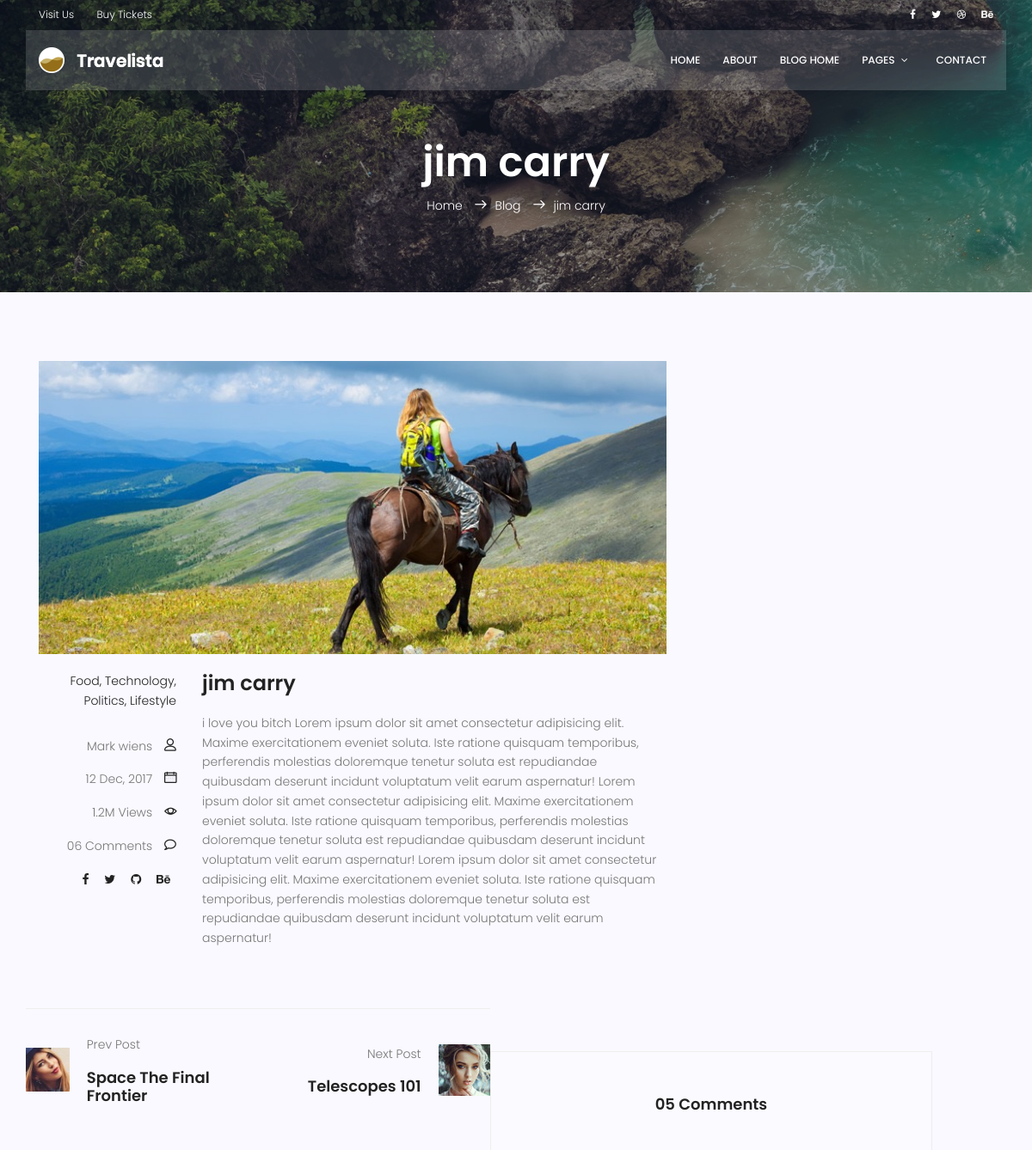
The page /blog/4 (upper part) on the database as committed earlier.
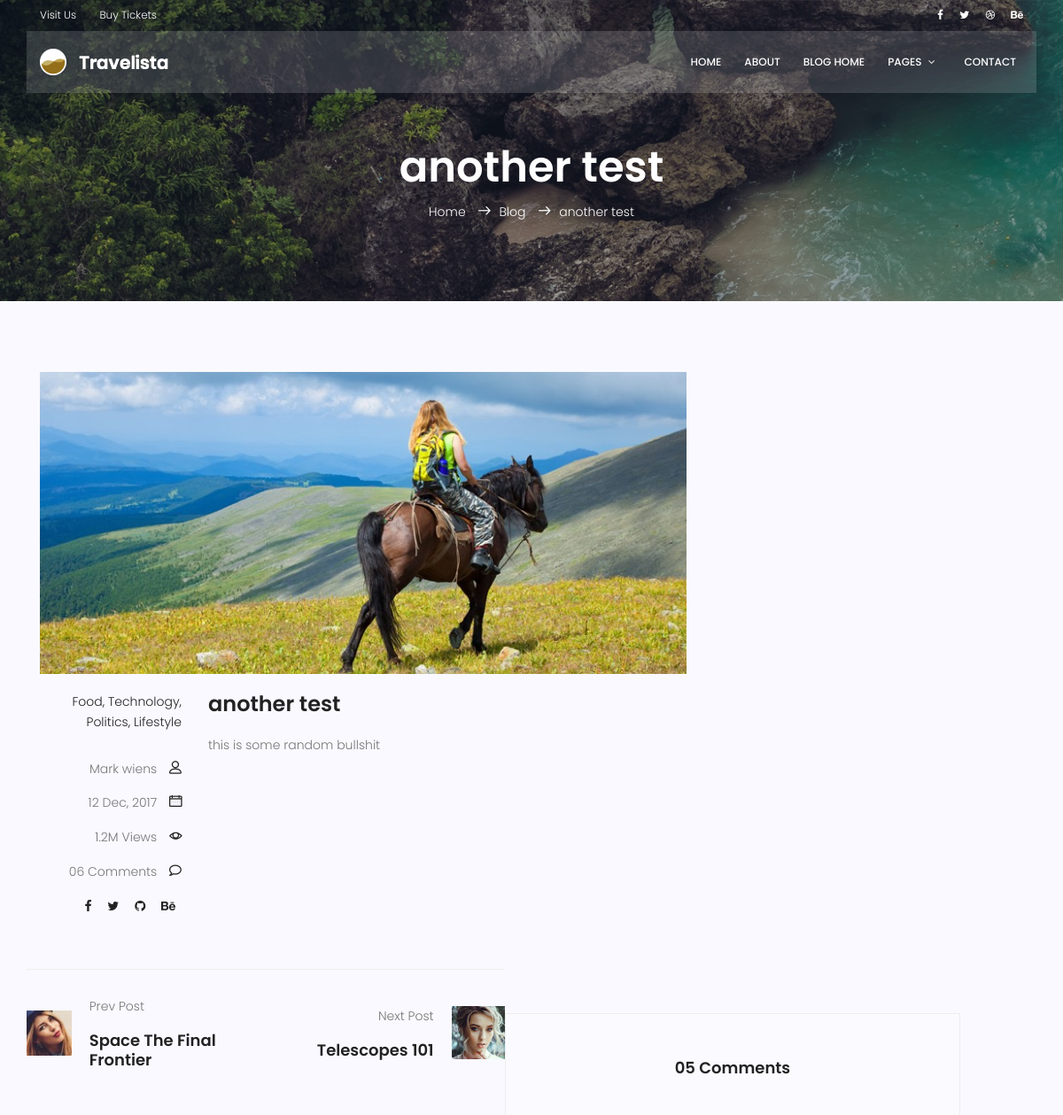
The same page on the database as committed later.
### blog/models.py (models this page shows, shortened)
class Post(models.Model):
  author = models.ForeignKey(User, on_delete=models.SET_NULL, null=True)
  title = models.CharField(max_length=255)
  content = models.TextField()
  counted_views = models.IntegerField(default=0)
  status = models.BooleanField(default=False)
  published_date = models.DateTimeField(null=True)
  created_date = models.DateTimeField(auto_now_add=True)
  updated_date = models.DateTimeField(auto_now=True)
  class Meta:
    ordering = ['created_date']

### blog/views.py (the view)
# urls.py: path('<int:pid>', views.blog_single, name='single'),
def blog_single(request,pid):
  post = get_object_or_404(Post,pk=pid)
  return render(request, 'blog/blog-single.html', {
    'post':post
  })

### templates/blog/blog-single.html (shortened to what this page needs)
	{% extends 'base.html' %}
	{% load static %}
	{% block content %}
			<section class="relative about-banner">
				<div class="overlay overlay-bg"></div>
				<div class="container">
					<div class="row d-flex align-items-center justify-content-center">
						<div class="about-content col-lg-12">
							<h1 class="text-white">
								{{post.title}}
							</h1>
							<p class="text-white link-nav"><a href="{% url 'website:index' %}">Home </a>  <span class="lnr lnr-arrow-right"></span><a href="{% url 'blog:index' %}">Blog </a> <span class="lnr lnr-arrow-right"></span>{{post.title}}</p>
						</div>
					</div>
				</div>
			</section>
			<section class="post-content-area single-post-area">
				<div class="container">
					<div class="row">
						<div class="col-lg-8 posts-list">
							<div class="single-post row">
								<div class="col-lg-12">
									<div class="feature-img">
										<img class="img-fluid" src="{% static 'img/blog/feature-img1.jpg' %}" alt="">
									</div>
								</div>
								<div class="col-lg-3  col-md-3 meta-details">
									<ul class="tags">
										<li><a href="#">Food,</a></li>
										<li><a href="#">Technology,</a></li>
										<li><a href="#">Politics,</a></li>
										<li><a href="#">Lifestyle</a></li>
									</ul>
									<div class="user-details row">
										<p class="user-name col-lg-12 col-md-12 col-6"><a href="#">Mark wiens</a> <span class="lnr lnr-user"></span></p>
										<p class="date col-lg-12 col-md-12 col-6"><a href="#">12 Dec, 2017</a> <span class="lnr lnr-calendar-full"></span></p>
										<p class="view col-lg-12 col-md-12 col-6"><a href="#">1.2M Views</a> <span class="lnr lnr-eye"></span></p>
										<p class="comments col-lg-12 col-md-12 col-6"><a href="#">06 Comments</a> <span class="lnr lnr-bubble"></span></p>
										<ul class="social-links col-lg-12 col-md-12 col-6">
											<li><a href="#"><i class="fa fa-facebook"></i></a></li>
											<li><a href="#"><i class="fa fa-twitter"></i></a></li>
											<li><a href="#"><i class="fa fa-github"></i></a></li>
											<li><a href="#"><i class="fa fa-behance"></i></a></li>
										</ul>
									</div>
								</div>
								<div class="col-lg-9 col-md-9">
									<h3 class="mt-20 mb-20">{{post.title}}</h3>
									<p class="excert">
										{{post.content}}
									</p>
								</div>
								</div>
							</div>
							<div class="navigation-area">
								<div class="row">
									<div class="col-lg-6 col-md-6 col-12 nav-left flex-row d-flex justify-content-start align-items-center">
										<div class="thumb">
											<a href="#"><img class="img-fluid" src="{% static 'img/blog/prev.jpg' %}" alt=""></a>
										</div>
										<div class="arrow">
											<a href="#"></a>
										</div>
										<div class="detials">
											<p>Prev Post</p>
											<a href="#"><h4>Space The Final Frontier</h4></a>
										</div>
									</div>
									<div class="col-lg-6 col-md-6 col-12 nav-right flex-row d-flex justify-content-end align-items-center">
										<div class="detials">
											<p>Next Post</p>
											<a href="#"><h4>Telescopes 101</h4></a>
										</div>
										<div class="arrow">
											<a href="#"></a>
										</div>
										<div class="thumb">
											<a href="#"><img class="img-fluid" src="{% static 'img/blog/next.jpg' %}" alt=""></a>
										</div>
									</div>
								</div>
							</div>
							<div class="comments-area">
								<h4>05 Comments</h4>
							</div>
						</div>
					</div>
			</section>
			{% endblock %}

### templates/base.html (shortened to what this page needs)
{% load static %}
<!DOCTYPE html>
<html lang="zxx" class="no-js">
<head>
    <link rel="stylesheet" href="{% static 'css/linearicons.css' %}">
    <link rel="stylesheet" href="{% static 'css/font-awesome.min.css' %}">
    <link rel="stylesheet" href="{% static 'css/bootstrap.css' %}">
    <link rel="stylesheet" href="{% static 'css/magnific-popup.css' %}">
    <link rel="stylesheet" href="{% static 'css/jquery-ui.css' %}">
    <link rel="stylesheet" href="{% static 'css/nice-select.css' %}">
    <link rel="stylesheet" href="{% static 'css/animate.min.css' %}">
    <link rel="stylesheet" href="{% static 'css/owl.carousel.css' %}">
    <link rel="stylesheet" href="{% static 'css/main.css' %}">
  </head>
  <body>
    <header id="header">
      <div class="header-top">
        <div class="container">
          <div class="row align-items-center">
            <div class="col-lg-6 col-sm-6 col-6 header-top-left">
              <ul>
                <li><a href="#">Visit Us</a></li>
                <li><a href="#">Buy Tickets</a></li>
              </ul>
            </div>
            <div class="col-lg-6 col-sm-6 col-6 header-top-right">
            <div class="header-social">
              <a href="#"><i class="fa fa-facebook"></i></a>
              <a href="#"><i class="fa fa-twitter"></i></a>
              <a href="#"><i class="fa fa-dribbble"></i></a>
              <a href="#"><i class="fa fa-behance"></i></a>
            </div>
            </div>
          </div>
        </div>
      </div>
      <div class="container main-menu">
        <div class="row align-items-center justify-content-between d-flex">
            <div id="logo">
              <a href="{% url 'website:index' %}"><img src="{% static 'img/logo.png' %}" alt="" title="" /></a>
            </div>
            <nav id="nav-menu-container">
              <ul class="nav-menu">
                <li><a href="{% url 'website:index' %}">Home</a></li>
                <li><a href="{% url 'website:about' %}">About</a></li>
                <li><a href="{% url 'blog:index' %}">Blog Home</a></li>
								<li class="menu-has-children"><a href="">Pages</a>
                </li>
                <li><a href="{% url 'website:contact' %}">Contact</a></li>
              </ul>
            </nav>
        </div>
      </div>
    </header>
    {% block content %}
    {% endblock %}
		</body>
	</html>

Rows that differ between the two databases and show on the page:
changed Post: title "jim carry" → "another test"; content "i love you bitch Lorem ipsum dolor sit amet consectetur adipisicing elit. Maxime exercitationem eveniet soluta. Iste ratione quisquam temporibus, perferendis molestias doloremque tenetur soluta est repudiandae quibusdam deserunt incidunt voluptatum velit earum aspernatur! Lorem ipsum dolor sit amet consectetur adipisicing elit. Maxime exercitationem eveniet soluta. Iste ratione quisquam temporibus, perferendis molestias doloremque tenetur soluta est repudiandae quibusdam deserunt incidunt voluptatum velit earum aspernatur! Lorem ipsum dolor sit amet consectetur adipisicing elit. Maxime exercitationem eveniet soluta. Iste ratione quisquam temporibus, perferendis molestias doloremque tenetur…" → "this is some random bullshit"
